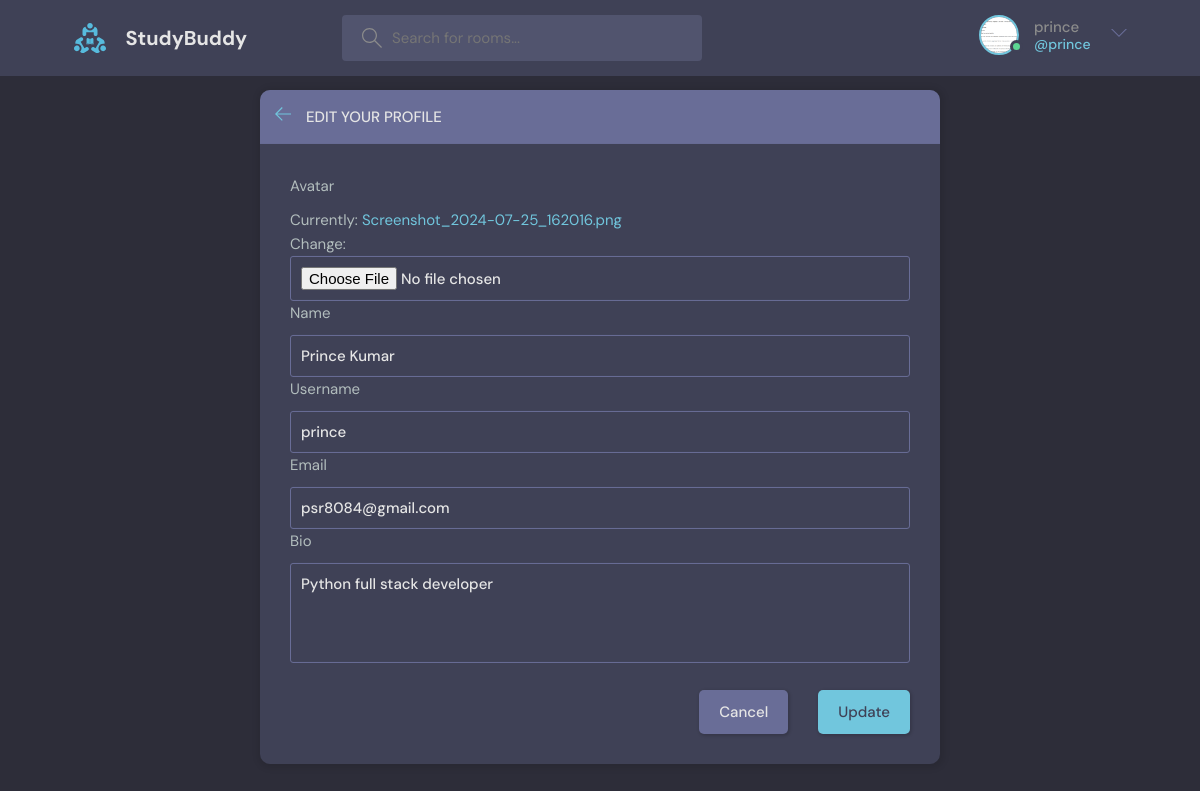
Page /update-profile/ (signed in) on the earlier database version.
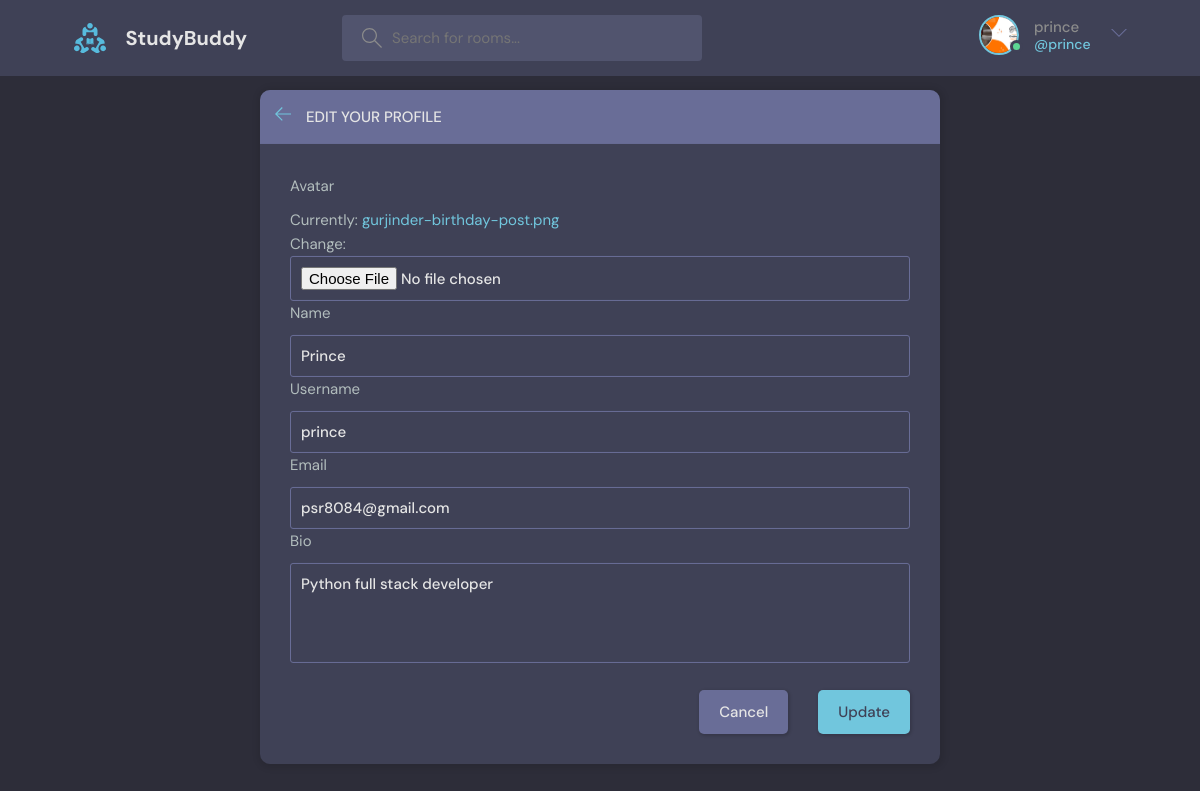
Same page on the later database version.
### base/models.py (models this page shows)
class User(AbstractUser):
    name = models.CharField(max_length=200, null=True)
    email = models.EmailField(unique=True, null=True)
    bio=models.TextField(null=True)
    avatar=models.ImageField(null=True, default='avatar.svg')
    USERNAME_FIELD= 'email'
    REQUIRED_FIELDS = []

### base/views.py (the view)
# urls.py: path('update-profile/', views.updateProfile, name='update-profile'),
@login_required(login_url='login')
def updateProfile(request):
    user = request.user
    form= UserForm(instance=request.user)
    if request.method == 'POST':
        form=UserForm(request.POST, request.FILES, instance=request.user)
        if form.is_valid():
            form.save()
            return redirect('user-profile', pk=user.id )
    return render(request, 'base/update-profile.html', {'form':form})

### base/forms.py
class UserForm(ModelForm):
    class Meta:
        model=User
        fields=["avatar","name","username", "email", "bio"]

### base/templates/base/update-profile.html (shortened to what this page needs)
{% extends 'main.html' %}
{% block content %}
    <main class="update-account layout">
        <div class="container">
            <div class="layout__box">
                <div class="layout__boxHeader">
                    <div class="layout__boxTitle">
                        <a href="{{request.META.HTTP_REFERER}}">
                            <svg version="1.1" xmlns="http://www.w3.org/2000/svg" width="32" height="32"
                                viewBox="0 0 32 32">
                                <title>arrow-left</title>
                                <path
                                    d="M13.723 2.286l-13.723 13.714 13.719 13.714 1.616-1.611-10.96-10.96h27.625v-2.286h-27.625l10.965-10.965-1.616-1.607z">
                                </path>
                            </svg>
                        </a>
                        <h3>Edit your profile</h3>
                    </div>
                </div>
                <div class="layout__body">
                    <form class="form" action="#" method="POST" enctype="multipart/form-data">
              <div class="form__group">
                {% for field in form %}
                <label for="{{field.label}}">{{field.label}}</label>
                {{field}}
                {% endfor %}
              </div>
                        <div class="form__action">
                            <a class="btn btn--dark" href="{{request.META.HTTP_REFERER}}">Cancel</a>
                            <button class="btn btn--main" type="submit">Update</button>
                        </div>
                    </form>
                </div>
            </div>
        </div>
      </div>
    {% endblock %}

### templates/navbar.html (shortened to what this page needs)
    {% load static %}
    <header class="header header--loggedIn">
      <div class="container">
        <a href="{% url 'home' %}" class="header__logo">
          <img src="{% static 'images/logo.svg' %}" alt=""/>
          <h1>StudyBuddy</h1>
        </a>
        <form class="header__search" action="{% url 'home' %}" method="GET" >
          <label>
            <input name="q" type="text" placeholder="Search for rooms..." />
          </label>
        </form>
        <nav class="header__menu">
          {% if request.user.is_authenticated %}
          <div class="header__user">
            <a href="{% url 'user-profile' user.id %}">
              <div class="avatar avatar--medium active">
                <img src="{{request.user.avatar.url}}" />
              </div>
              <p>{{request.user.username}} <span>@{{request.user.username}}</span></p>
            </a>
            <button class="dropdown-button" >
              <svg version="1.1" xmlns="http://www.w3.org/2000/svg" width="32" height="32" viewBox="0 0 32 32">
                <title>chevron-down</title>
                <path d="M16 21l-13-13h-3l16 16 16-16h-3l-13 13z"></path>
              </svg>
            </button>
          </div>
          {% else %}
          <a href="{% url 'login'  %}">
            <img src="{% static 'images/avatar.svg' %}" alt="" />
            <p>Login</p>
          </a>
          {% endif %}
        </nav>
      </div>
    </header>

Differences in the rows shown:
changed User "prince": user.avatar: a different picture; name "Prince Kumar" → "Prince"
Other differences:
text no longer shown: "Currently: Screenshot_2024-07-25_162016.png Change:"
text now shown: "Currently: gurjinder-birthday-post.png Change:"
